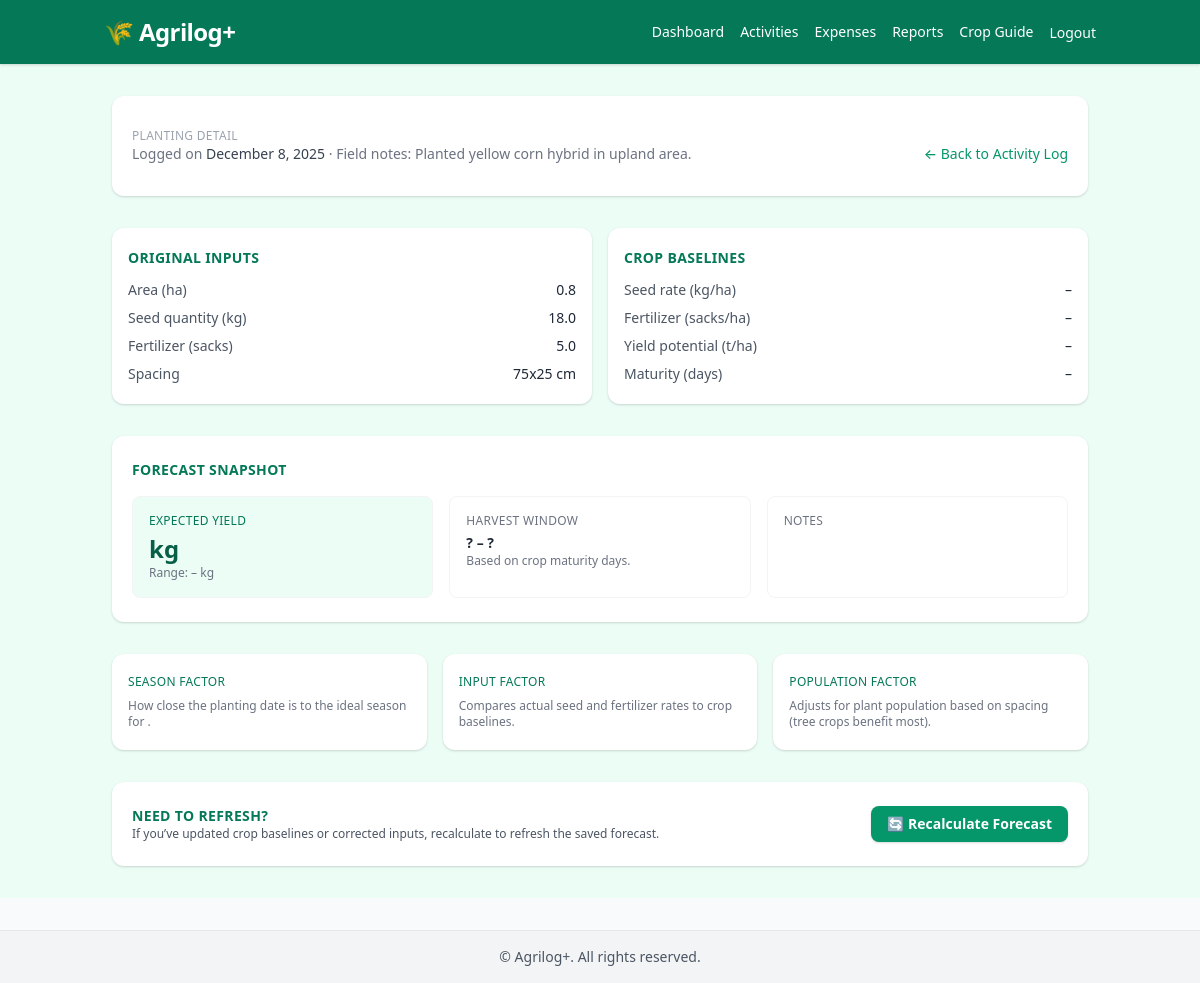
The app's page /activities/120/detail/ (signed in) with its own data.
### myApp/models.py (models this page shows, shortened)
class Activity(models.Model):
    ACTIVITY_TYPES = [
        ('planting', 'Planting'),
        ('watering', 'Watering'),
        ('harvesting', 'Harvesting'),
    ]
    farmer = models.ForeignKey(User, on_delete=models.CASCADE)
    crop = models.ForeignKey(Crop, on_delete=models.CASCADE)
    activity_type = models.CharField(max_length=20, choices=ACTIVITY_TYPES)
    date = models.DateField(default=timezone.now)
    notes = models.TextField(blank=True)
    area_ha = models.FloatField(default=1.0)
    seed_qty_kg = models.FloatField(null=True, blank=True)
    fert_sacks = models.FloatField(null=True, blank=True)
    spacing = models.CharField(max_length=50, null=True, blank=True)

### myApp/views.py (the view)
# urls.py: path('activities/<int:pk>/detail/', views.planting_detail_view, name='planting_detail'),
@login_required
def planting_detail_view(request, pk):
    activity = get_object_or_404(
        Activity,
        pk=pk,
        farmer=request.user,
        activity_type="planting"
    )
    forecast = (
        Forecast.objects
        .filter(farmer=request.user, crop=activity.crop)
        .order_by("-created_at")
        .first()
    )
    return render(request, "myApp/planting_detail.html", {
        "activity": activity,
        "forecast": forecast,
    })

### myApp/context_processors.py (called while the page is built, shortened)
def harvest_notifications(request):
    upcoming_harvests = []
    if request.user.is_authenticated and request.user.role == 'farmer':
        today = timezone.now().date()
        five_days_from_now = today + timedelta(days=5)
        forecasts = Forecast.objects.filter(
            farmer=request.user,
            harvest_start__gte=today,
            harvest_start__lte=five_days_from_now
        ).select_related('crop').order_by('harvest_start')
    return {
        'upcoming_harvests': upcoming_harvests,
        'has_upcoming_harvests': len(upcoming_harvests) > 0,
    }

### myApp/templates/myApp/planting_detail.html (shortened to what this page needs)
{% extends 'base.html' %}
{% block content %}
<div class="bg-green-50 min-h-screen py-6 sm:py-8">
  <div class="mx-auto w-full max-w-5xl px-4 sm:px-6 space-y-6 sm:space-y-8">
    <header class="bg-white rounded-xl shadow px-5 py-6 sm:py-8">
      <div class="flex flex-col gap-2 sm:flex-row sm:items-end sm:justify-between">
        <div>
          <p class="text-xs uppercase tracking-wide text-gray-400">Planting Detail</p>
          <p class="text-sm text-gray-500">
            Logged on <span class="font-medium text-gray-700">{{ activity.date|date:"F j, Y" }}</span> ·
            Field notes: {{ activity.notes|default:"—" }}
          </p>
        </div>
        <a href="{% url 'activity_log' %}" class="inline-flex items-center text-sm font-medium text-green-600 hover:underline">
          ← Back to Activity Log
        </a>
      </div>
    </header>
    <section class="grid gap-4 sm:grid-cols-2">
      <div class="bg-white rounded-xl shadow px-4 py-5">
        <h2 class="text-sm font-semibold text-green-700 uppercase tracking-wide">Original Inputs</h2>
        <dl class="mt-3 space-y-2 text-sm text-gray-600">
          <div class="flex justify-between"><dt>Area (ha)</dt><dd class="font-medium text-gray-800">{{ activity.area_ha|default:"—" }}</dd></div>
          <div class="flex justify-between"><dt>Seed quantity (kg)</dt><dd class="font-medium text-gray-800">{{ activity.seed_qty_kg|default:"—" }}</dd></div>
          <div class="flex justify-between"><dt>Fertilizer (sacks)</dt><dd class="font-medium text-gray-800">{{ activity.fert_sacks|default:"—" }}</dd></div>
          <div class="flex justify-between"><dt>Spacing</dt><dd class="font-medium text-gray-800">{{ activity.spacing|default:"—" }}</dd></div>
        </dl>
      </div>
      <div class="bg-white rounded-xl shadow px-4 py-5">
        <h2 class="text-sm font-semibold text-green-700 uppercase tracking-wide">Crop Baselines</h2>
        <dl class="mt-3 space-y-2 text-sm text-gray-600">
          <div class="flex justify-between"><dt>Seed rate (kg/ha)</dt><dd class="font-medium text-gray-800">{{ baseline.seed_rate_min|floatformat:1 }} – {{ baseline.seed_rate_max|floatformat:1 }}</dd></div>
          <div class="flex justify-between"><dt>Fertilizer (sacks/ha)</dt><dd class="font-medium text-gray-800">{{ baseline.fert_sacks_min|floatformat:1 }} – {{ baseline.fert_sacks_max|floatformat:1 }}</dd></div>
          <div class="flex justify-between"><dt>Yield potential (t/ha)</dt><dd class="font-medium text-gray-800">{{ baseline.yield_t_min|floatformat:1 }} – {{ baseline.yield_t_max|floatformat:1 }}</dd></div>
          <div class="flex justify-between"><dt>Maturity (days)</dt><dd class="font-medium text-gray-800">{{ baseline.harvest_days_min }} – {{ baseline.harvest_days_max }}</dd></div>
        </dl>
      </div>
    </section>
    <section class="bg-white rounded-xl shadow px-5 py-6">
      <div class="flex flex-col gap-2 sm:flex-row sm:items-center sm:justify-between">
        <h2 class="text-sm font-semibold text-green-700 uppercase tracking-wide">Forecast Snapshot</h2>
      </div>
      <div class="mt-4 grid gap-4 sm:grid-cols-3">
        <div class="rounded-lg border border-gray-100 bg-green-50 px-4 py-4 text-sm">
          <p class="text-xs uppercase tracking-wide text-green-700">Expected Yield</p>
          <p class="mt-1 text-2xl font-bold text-green-800">{{ forecast_snapshot.expected_yield_kg|floatformat:0 }} kg</p>
          <p class="text-xs text-gray-500">Range: {{ forecast_snapshot.yield_min_kg|floatformat:0 }} – {{ forecast_snapshot.yield_max_kg|floatformat:0 }} kg</p>
        </div>
        <div class="rounded-lg border border-gray-100 px-4 py-4 text-sm">
          <p class="text-xs uppercase tracking-wide text-gray-500">Harvest Window</p>
          <p class="mt-1 text-sm font-semibold text-gray-800">
            {% if forecast_snapshot.harvest_start %}{{ forecast_snapshot.harvest_start|date:"M j" }}{% else %}?{% endif %}
            –
            {% if forecast_snapshot.harvest_end %}{{ forecast_snapshot.harvest_end|date:"M j" }}{% else %}?{% endif %}
          </p>
          <p class="text-xs text-gray-500">Based on crop maturity days.</p>
        </div>
        <div class="rounded-lg border border-gray-100 px-4 py-4 text-sm">
          <p class="text-xs uppercase tracking-wide text-gray-500">Notes</p>
        </div>
      </div>
    </section>
    <section class="grid gap-4 sm:grid-cols-3">
      <div class="bg-white rounded-xl shadow px-4 py-5 text-sm">
        <p class="text-xs uppercase tracking-wide text-green-700">Season Factor</p>
        <p class="mt-1 text-xs text-gray-500">
          How close the planting date is to the ideal season for {{ crop.name }}.
        </p>
      </div>
      <div class="bg-white rounded-xl shadow px-4 py-5 text-sm">
        <p class="text-xs uppercase tracking-wide text-green-700">Input Factor</p>
        <p class="mt-1 text-xs text-gray-500">
          Compares actual seed and fertilizer rates to crop baselines.
        </p>
      </div>
      <div class="bg-white rounded-xl shadow px-4 py-5 text-sm">
        <p class="text-xs uppercase tracking-wide text-green-700">Population Factor</p>
        <p class="mt-1 text-xs text-gray-500">
          Adjusts for plant population based on spacing (tree crops benefit most).
        </p>
      </div>
    </section>
    <section class="bg-white rounded-xl shadow px-5 py-6 flex flex-col gap-4 sm:flex-row sm:items-center sm:justify-between">
      <div>
        <h2 class="text-sm font-semibold text-green-700 uppercase tracking-wide">Need to refresh?</h2>
        <p class="text-xs text-gray-600">
          If you’ve updated crop baselines or corrected inputs, recalculate to refresh the saved forecast.
        </p>
      </div>
      <form method="post" data-confirm="edit" class="flex items-center gap-3">
        <button type="submit" class="inline-flex items-center rounded-lg bg-green-600 px-4 py-2 text-sm font-semibold text-white shadow hover:bg-green-700">
          🔄 Recalculate Forecast
        </button>
      </form>
    </section>
  </div>
</div>
{% endblock %}

### records on screen
Activity: date "December 8, 2025", notes "Planted yellow corn hybrid in upland area.", area_ha "0.8", seed_qty_kg "18.0", fert_sacks "5.0", spacing "75x25 cm"
